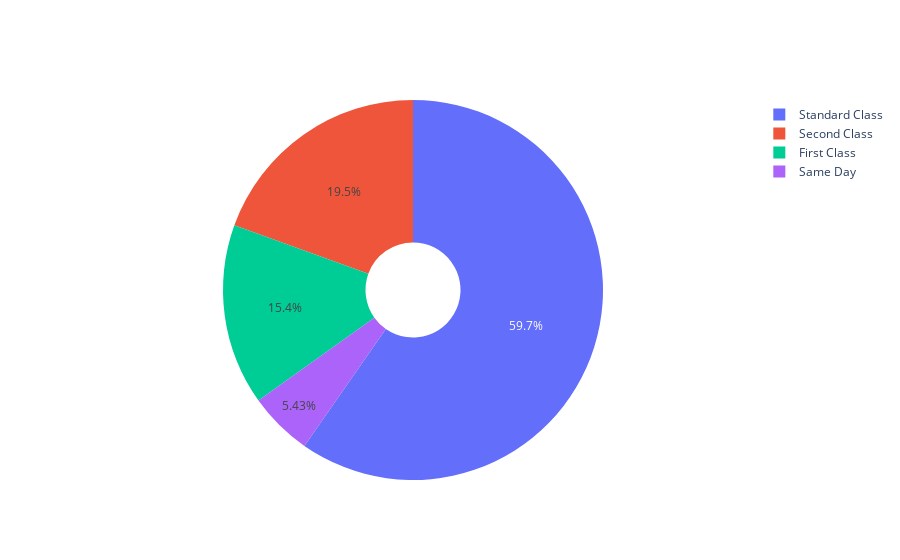

Notebook source saved alongside this figure:
### Markdown cell above
# Shipping Mode used by Customers

### Code cell
fig = go.Figure(go.Pie(labels = store['Ship Mode'].value_counts().index, 
                       values = store['Ship Mode'].value_counts(),
                       hole = 0.25))
fig.show()

### Figure 1 — Plotly figure (JSON) as saved in the notebook; plotly's stock layout.template omitted (floating-point values rounded to 4 significant figures)
{"data": [{"hole": 0.25, "labels": ["Standard Class", "Second Class", "First Class", "Same Day"], "type": "pie", "values": [5955, 1943, 1537, 542]}], "layout": {}}
